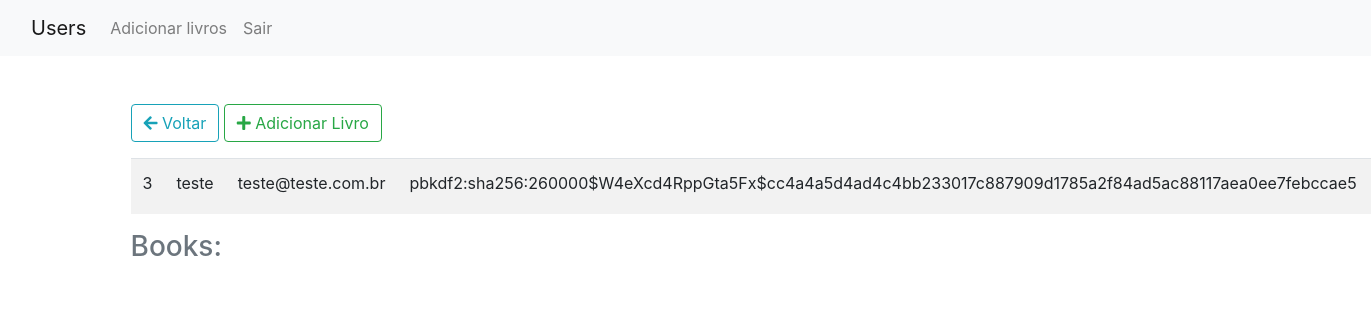
Page /user/3 (signed in) on the committed database.
### app/models.py (models this page shows, shortened)
class User(db.Model, UserMixin):
    __tablename__ = "users"
    id = db.Column(db.Integer, primary_key=True)
    name = db.Column(db.String(84),nullable=False)
    email = db.Column(db.String(84),nullable=False, unique=True, index=True)
    password = db.Column(db.String(255),nullable=False)
    profile = db.relationship('Profile', backref='user',uselist=False)
    books = db.relationship('Book',secondary=books_in_users, lazy=True,backref=db.backref('users'))

### app/user/views.py (the view)
@user.route("/user/<int:id>")
@login_required
def unique(id):
    user = User.query.get(id)
    return render_template("user.html",user=user)

### app/models.py (called while the page is built)
@login_manager.user_loader
def current_user(user_id):
    return User.query.get(user_id)

### app/templates/user.html (shortened to what this page needs)
{%extends 'base.html'%}
{%block content%}
<div class="mt-5">
    <a href="{{url_for('user.index')}}" class="btn btn-outline-info"><i class="fas fa-arrow-left"></i>  Voltar</a>
    <a href="{{url_for('book.user_add_book', id=user.id)}}" class="btn btn-outline-success"><i class="fas fa-plus"></i>  Adicionar Livro</a>
    <table class="table - table-striped mt-3">
        <tbody>
            <tr>
                <td>
                    {{user.id}}
                </td>
                <td>
                    {{user.name}}
                </td>
                <td>
                    {{user.email}}
                </td>
                <td>
                    {{user.password}}
                </td>
                <td>
                </td>
            </tr>
        </tbody>
    </table>
    <h3 class="text-muted">Books:</h3>
</div>
{%endblock%}

### rows in the picture
User: id "3", name "teste", email "teste@teste.com.br", password "pbkdf2:sha256:260000$W4eXcd4RppGta5Fx$cc4a4a5d4ad4c4bb233017c887909d1785a2f84ad5ac88117aea0ee7febccae5"
